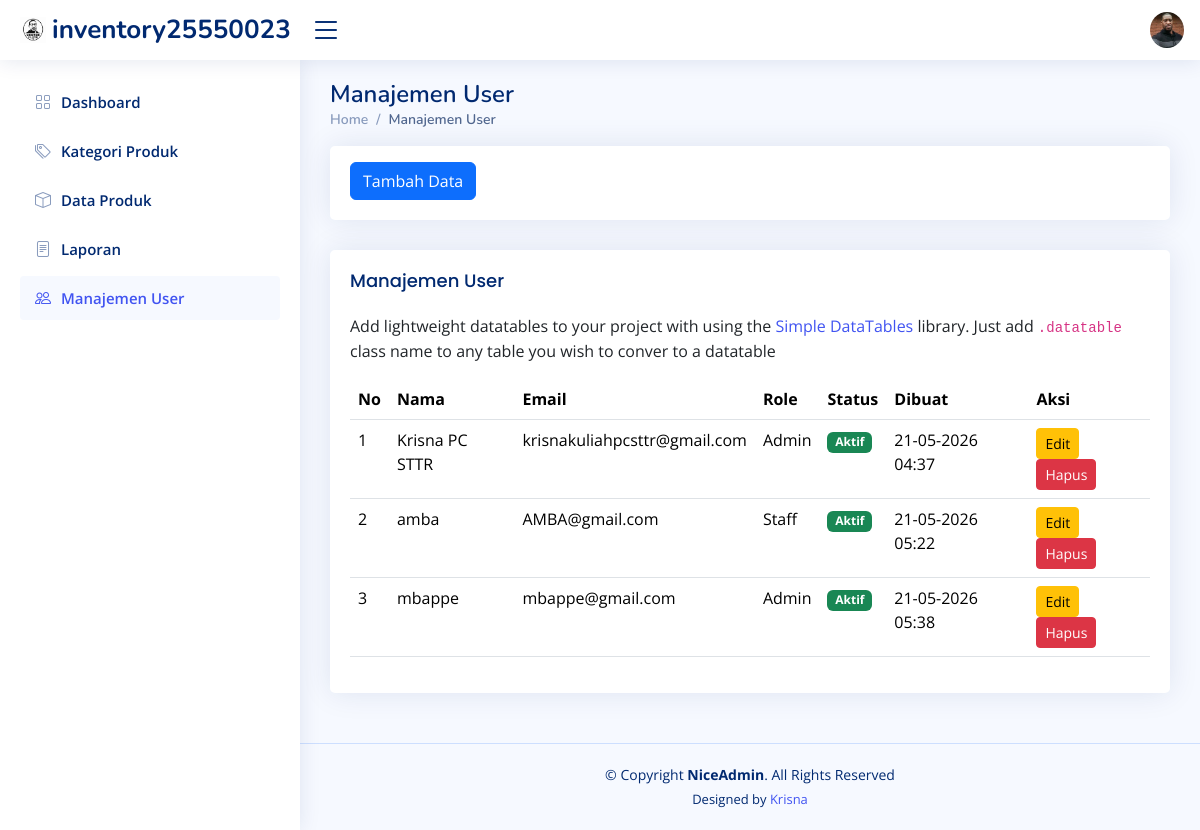
/users.php (signed in), run on the app's committed database.
### tables this page shows
CREATE TABLE `users` (
  `id` int(11) NOT NULL,
  `name` varchar(100) DEFAULT NULL,
  `email` varchar(100) DEFAULT NULL,
  `password` varchar(255) DEFAULT NULL,
  `role` enum('admin','staff') DEFAULT 'staff',
  `is_active` tinyint(1) DEFAULT 1,
  `created_at` timestamp NOT NULL DEFAULT current_timestamp()
);

### users.php (the view, shortened to what this page needs)
<!DOCTYPE html>
<html lang="en">
<head>
  <link href="assets/vendor/bootstrap/css/bootstrap.min.css" rel="stylesheet">
  <link href="assets/vendor/bootstrap-icons/bootstrap-icons.css" rel="stylesheet">
  <link href="assets/vendor/boxicons/css/boxicons.min.css" rel="stylesheet">
  <link href="assets/vendor/quill/quill.snow.css" rel="stylesheet">
  <link href="assets/vendor/quill/quill.bubble.css" rel="stylesheet">
  <link href="assets/vendor/remixicon/remixicon.css" rel="stylesheet">
  <link href="assets/vendor/simple-datatables/style.css" rel="stylesheet">
  <link href="assets/css/style.css" rel="stylesheet">
</head>
<body>
  <header id="header" class="header fixed-top d-flex align-items-center">
    <div class="d-flex align-items-center justify-content-between">
      <a href="index.php" class="logo d-flex align-items-center">
        <img src="assets/img/log0.png" alt="">
        <span class="d-none d-lg-block">inventory25550023</span>
      </a>
      <i class="bi bi-list toggle-sidebar-btn"></i>
    </div>
    <nav class="header-nav ms-auto">
      <ul class="d-flex align-items-center">
        <li class="nav-item dropdown pe-3">
          <a class="nav-link nav-profile d-flex align-items-center pe-0" href="#" data-bs-toggle="dropdown">
            <img src="assets/img/profile-img.jpg" alt="Profile" class="rounded-circle" />
          </a>
        </li>
      </ul>
    </nav>
  </header>
  <aside id="sidebar" class="sidebar">
    <ul class="sidebar-nav" id="sidebar-nav">
      <li class="nav-item">
        <a class="nav-link collapsed" href="index.php">
          <i class="bi bi-grid"></i>
          <span>Dashboard</span>
        </a>
      </li>
      <li class="nav-item">
        <a class="nav-link collapsed" href="kategori_produk.php">
          <i class="bi bi-tags"></i>
          <span>Kategori Produk</span>
        </a>
      </li>
      <li class="nav-item">
        <a class="nav-link collapsed" href="produk.php">
          <i class="bi bi-box"></i>
          <span>Data Produk</span>
        </a>
      </li>
      <li class="nav-item">
        <a class="nav-link collapsed" href="laporan.php">
          <i class="bi bi-file-text"></i>
          <span>Laporan</span>
        </a>
      </li>
      <li class="nav-item">
        <a class="nav-link" href="users.php">
          <i class="bi bi-people"></i>
          <span>Manajemen User</span>
        </a>
      </li>
    </ul>
  </aside>
  <main id="main" class="main">
    <div class="pagetitle">
      <h1>Manajemen User</h1>
      <nav>
        <ol class="breadcrumb">
          <li class="breadcrumb-item"><a href="index.php">Home</a></li>
          <li class="breadcrumb-item active">Manajemen User</li>
        </ol>
      </nav>
    </div>
    <div class="row">
      <div class="col-lg-12">
        <div class="card">
          <div class="card-body mt-3">
            <a href="t_user.php" class="btn btn-primary">Tambah Data</a>
          </div>
        </div>
      </div>
    </div>
    <section class="section">
      <div class="row">
        <div class="col-lg-12">
          <div class="card">
            <div class="card-body">
              <h5 class="card-title">Manajemen User</h5>
              <p>Add lightweight datatables to your project with using the <a href="https://github.com/fiduswriter/Simple-DataTables" target="_blank">Simple DataTables</a> library. Just add <code>.datatable</code> class name to any table you wish to conver to a datatable</p>
              <table class="table datatable">
                <thead>
                  <tr>
                    <th>No</th>
                    <th>Nama</th>
                    <th>Email</th>
                    <th>Role</th>
                    <th>Status</th>
                    <th>Dibuat</th>
                    <th>Aksi</th>
                  </tr>
                </thead>
                <tbody>
                  <?php
                  include "koneksi.php";
                  $no = 1;
                  $sql = mysqli_query($conn, "SELECT * FROM users");
                  while ($data = mysqli_fetch_array($sql)) {
                  ?>
                    <tr>
                      <td><?php echo $no++; ?></td>
                      <td><?php echo $data['name']; ?></td>
                      <td><?php echo $data['email']; ?></td>
                      <td><?php echo ucfirst($data['role']); ?></td>
                      <td>
                        <?php
                        if ($data['is_active'] == 1) {
                          echo '<span class="badge bg-success">Aktif</span>';
                        } else {
                          echo '<span class="badge bg-danger">Nonaktif</span>';
                        }
                        ?>
                      </td>
                      <td><?php echo date('d-m-Y H:i', strtotime($data['created_at'])); ?></td>
                      <td>
                        <a href="e_user.php?id=<?php echo $data['id']; ?>" class="btn btn-warning btn-sm">Edit</a>
                        <a href="h_user.php?id=<?php echo $data['id']; ?>" class="btn btn-danger btn-sm" onclick="return confirm('Apakah Anda yakin ingin menghapus user ini?')">Hapus</a>
                      </td>
                    </tr>
                  <?php } ?>
                </tbody>
              </table>
            </div>
          </div>
        </div>
      </div>
    </section>
  </main>
  <footer id="footer" class="footer">
    <div class="copyright">
      &copy; Copyright <strong><span>NiceAdmin</span></strong>. All Rights Reserved
    </div>
    <div class="credits">
      Designed by <a href="https://bootstrapmade.com/">Krisna</a>
    </div>
  </footer>
</body>
</html>

### assets/css/style.css (style rules this page uses)
:root { scroll-behavior: smooth; }
body { font-family: "Open Sans", sans-serif; background: #f6f9ff; color: #444444; }
a { color: #4154f1; text-decoration: none; }
h1, h2, h3, h4, h5, h6 { font-family: "Nunito", sans-serif; }
#main { margin-top: 60px; padding: 20px 30px; transition: all 0.3s; }
.pagetitle { margin-bottom: 10px; }
.pagetitle h1 { font-size: 24px; margin-bottom: 0; font-weight: 600; color: #012970; }
.card { margin-bottom: 30px; border: none; border-radius: 5px; box-shadow: 0px 0 30px rgba(1, 41, 112, 0.1); }
.card-title { padding: 20px 0 15px 0; font-size: 18px; font-weight: 500; color: #012970; font-family: "Poppins", sans-serif; }
.card-body { padding: 0 20px 20px 20px; }
.breadcrumb { font-size: 14px; font-family: "Nunito", sans-serif; color: #899bbd; font-weight: 600; }
.breadcrumb a { color: #899bbd; transition: 0.3s; }
.breadcrumb .breadcrumb-item::before { color: #899bbd; }
.breadcrumb .active { color: #51678f; font-weight: 600; }
.logo { line-height: 1; }
@media (min-width: 1200px) { .logo { width: 280px; } }
.logo img { max-height: 26px; margin-right: 6px; }
.logo span { font-size: 26px; font-weight: 700; color: #012970; font-family: "Nunito", sans-serif; }
.header { transition: all 0.5s; z-index: 997; height: 60px; box-shadow: 0px 2px 20px rgba(1, 41, 112, 0.1); background-color: #fff; padding-left: 20px; }
.header .toggle-sidebar-btn { font-size: 32px; padding-left: 10px; cursor: pointer; color: #012970; }
.header-nav ul { list-style: none; }
.header-nav>ul { margin: 0; padding: 0; }
.header-nav .nav-profile { color: #012970; }
.header-nav .nav-profile img { max-height: 36px; }
.sidebar { position: fixed; top: 60px; left: 0; bottom: 0; width: 300px; z-index: 996; transition: all 0.3s; padding: 20px; overflow-y: auto; scrollbar-width: thin; scrollbar-color: #aab7cf transparent; box-shadow: 0px 0px 20px rgba(1, 41, 112, 0.1); background-color: #fff; }
@media (min-width: 1200px) { #main, #footer { margin-left: 300px; } }
.sidebar-nav { padding: 0; margin: 0; list-style: none; }
.sidebar-nav li { padding: 0; margin: 0; list-style: none; }
.sidebar-nav .nav-item { margin-bottom: 5px; }
.sidebar-nav .nav-link { display: flex; align-items: center; font-size: 15px; font-weight: 600; color: #4154f1; transition: 0.3; background: #f6f9ff; padding: 10px 15px; border-radius: 4px; }
.sidebar-nav .nav-link i { font-size: 16px; margin-right: 10px; color: #4154f1; }
.sidebar-nav .nav-link.collapsed { color: #012970; background: #fff; }
.sidebar-nav .nav-link.collapsed i { color: #899bbd; }
.footer { padding: 20px 0; font-size: 14px; transition: all 0.3s; border-top: 1px solid #cddfff; }
.footer .copyright { text-align: center; color: #012970; }
.footer .credits { padding-top: 5px; text-align: center; font-size: 13px; color: #012970; }

### data on the page
users: name "Krisna PC STTR", email "krisnakuliahpcsttr@gmail.com", role "Admin", is_active "Aktif", created_at "21-05-2026 04:37"
users: name "amba", email "AMBA@gmail.com", role "Staff", is_active "Aktif", created_at "21-05-2026 05:22"
users: name "mbappe", email "mbappe@gmail.com", role "Admin", is_active "Aktif", created_at "21-05-2026 05:38"
